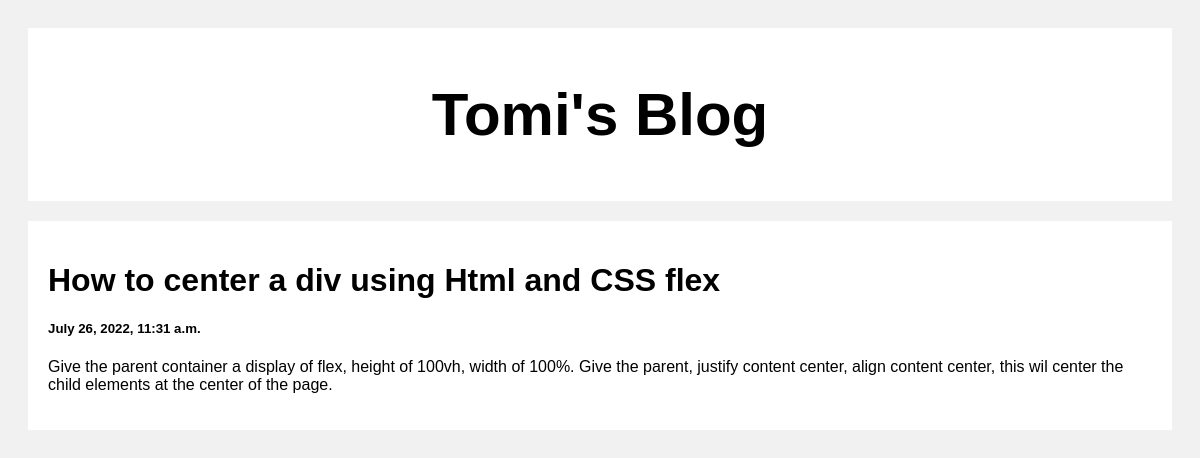
/posts/1, run on the app's committed database.
### post/models.py (models this page shows)
class Post(models.Model):
    title = models.CharField(max_length=100)
    body = models.CharField(max_length=100000)
    created_at = models.DateTimeField(default=datetime.now, blank=True)

### post/views.py (the view)
# urls.py: path('posts/<str:pk>', views.posts, name='posts')
def posts(request, pk):
    posts = Post.objects.get(id=pk)
    return render(request, 'posts.html', {'posts': posts})

### templates/posts.html (shortened to what this page needs)
<!DOCTYPE html>
<html>
<head>
</head>
<body>
<div class="header">
    <h2>Tomi's Blog</h2>
</div>
<div class="row">
    <div class="leftcolumn">
        <div class="card">
            <h1>{{posts.title}}</h1>
            <h5>{{posts.created_at}}</h5>
            <p>{{posts.body}}</p>
        </div>
    </div>
</div>
</body>
</html>

### templates/posts.html (style rules this page uses)
* { box-sizing: border-box; }
body { font-family: Arial; padding: 20px; background: #f1f1f1; }
.header { padding: 2px; font-size: 40px; text-align: center; background: white; }
.leftcolumn { float: left; width: 100%; }
.card { background-color: white; padding: 20px; margin-top: 20px; }
.row:after { content: ""; display: table; clear: both; }

### data on the page
Post: title "How to center a div using Html and CSS flex", created_at "July 26, 2022, 11:31 a.m.", body "Give the parent container a display of flex, height of 100vh, width of 100%. Give the parent, justify content center, align content center, this wil center the child elements at the center of the page."
